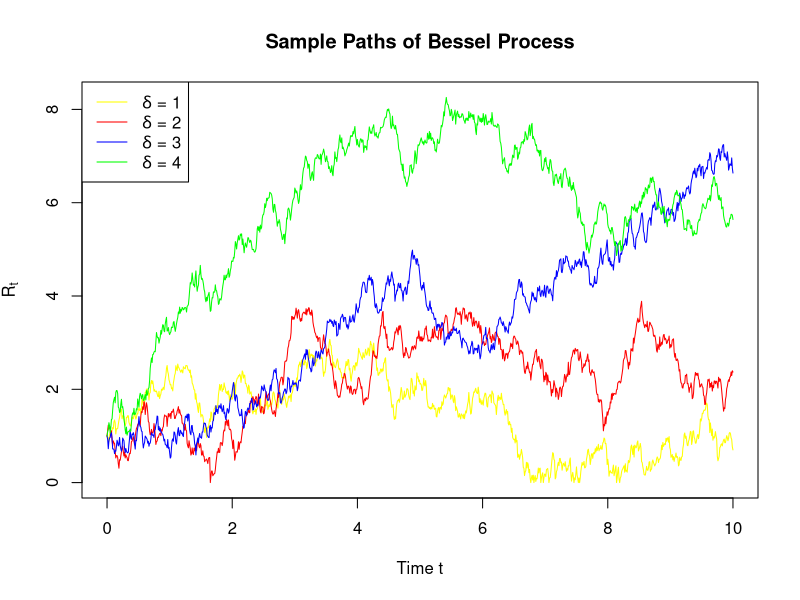
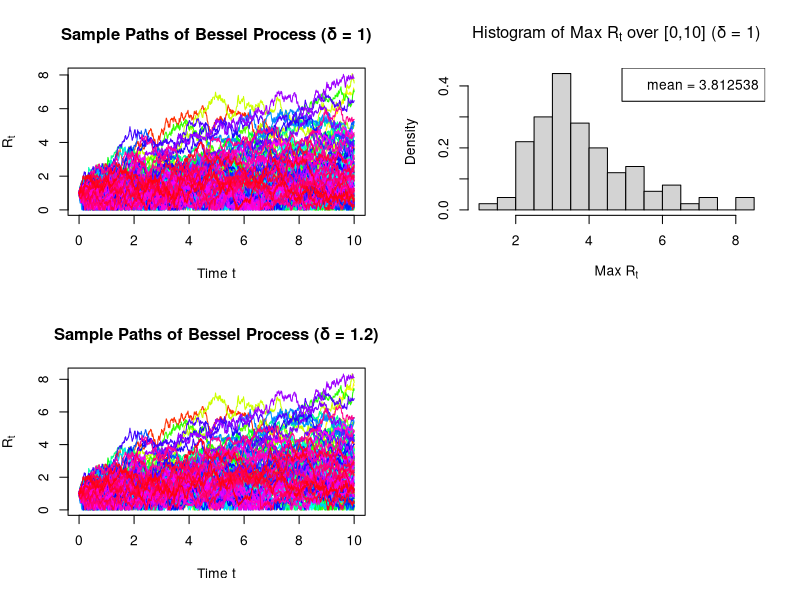

These charts were generated, in order, by the following R code:
## ---- chunk 1
set.seed(1)
T = 10
N = 1000
dt = T/N
Rt_sim <- function(delta, N, dt){
  Y <- numeric(N+1)
  Y[1] <- 1
  for (i in 1:N){
    dW <- sqrt(dt)*rnorm(1)
    Y[i+1] <- max(Y[i] + delta*dt+ 2*sqrt(Y[i])*dW, 0)
  } 
  return(sqrt(Y))
}
t <- seq(0, T, by = dt)
delta <- c(1,2,3,4)
Rt1 <- Rt_sim(delta[1], N=1000, dt=10/1000)
Rt2 <- Rt_sim(delta[2], N=1000, dt=10/1000)
Rt3 <- Rt_sim(delta[3], N=1000, dt=10/1000)
Rt4 <- Rt_sim(delta[4], N=1000, dt=10/1000)
ymin <- min(c(Rt1, Rt2, Rt3, Rt4))
ymax <- max(c(Rt1, Rt2, Rt3, Rt4))
plot(t, Rt1, "l", col = "yellow", ylim = c(ymin, ymax), main = "Sample Paths of Bessel Process", xlab = "Time t", ylab = expression(R[t]))
lines(t, Rt2, "l", col="red")
lines(t, Rt3, "l", col="blue")
lines(t, Rt4, "l", col="green")
legend("topleft",
       legend = c(expression(delta *' = 1'), expression(delta *' = 2'), expression(delta *' = 3'), expression(delta *' = 4')),
       col = c("yellow", "red", "blue", "green"),
       lty = 1)  
## ---- chunk 2
set.seed(1)
par(mfrow = c(2,2))

M <- 100  # Number of sample paths
t <- seq(0, T, by = dt)

# choose delta = 1, generate more paths
Rt_matrix <- sapply(1:M, function(m) Rt_sim(delta[1], N, dt)) # row: dt, col: Rt

matplot(t, Rt_matrix, type = "l", lty = 1, col = rainbow(M),
        main = "Sample Paths of Bessel Process (δ = 1)",
        xlab = "Time t", ylab = expression(R[t]))

max_Rt <- apply(Rt_matrix, 2, max) # calculate maximum for each column of Rt_matrix

hist(max_Rt, breaks = 20, prob = T, 
     main = expression("Histogram of Max " * R[t] * " over [0,10] (δ = 1)"), 
     xlab = expression("Max " * R[t]))

mean(max_Rt)
legend("topright",
       legend = "mean = 3.812538")
## ---- chunk 3
set.seed(1)

delta = 1.2
K = 2
T = 10
M <- 100  # Number of sample paths
t <- seq(0, T, by = dt)

Rt_matrix <- sapply(1:M, function(m) Rt_sim(delta, N, dt)) # row: dt, col: mth path of Rt

matplot(t, Rt_matrix, type = "l", lty = 1, col = rainbow(M),
        main = "Sample Paths of Bessel Process (δ = 1.2)",
        xlab = "Time t", ylab = expression(R[t]))




tk_index <- (1:10)/(10/1000) +1
Rtk <- Rt_matrix[tk_index, ]  # rows: t_k, cols: paths

tk_payoff <- pmax(Rtk - K, 0)  # (Rt - K)+

exercise_time <- apply(tk_payoff, 2, function(payoffs) {
  idx <- which(payoffs > 0)[1]  # first positive payoff
  if (is.na(idx)) return(NA)   # never exercised
  return(idx)  # tk index (1 to 10)
})

# Convert index to actual time τ
tau <- ifelse(is.na(exercise_time), NA, exercise_time)  # τ in 1:10
